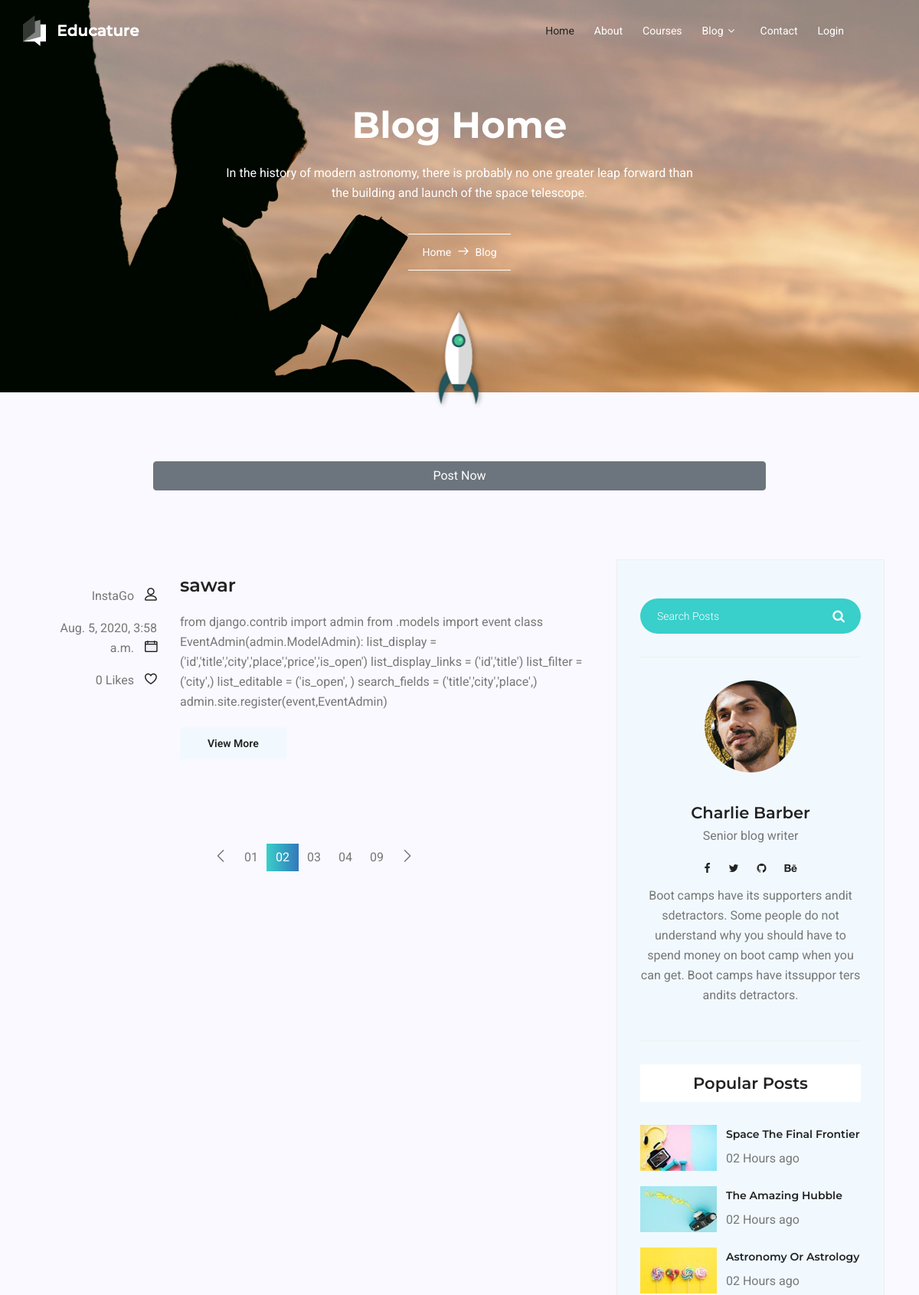
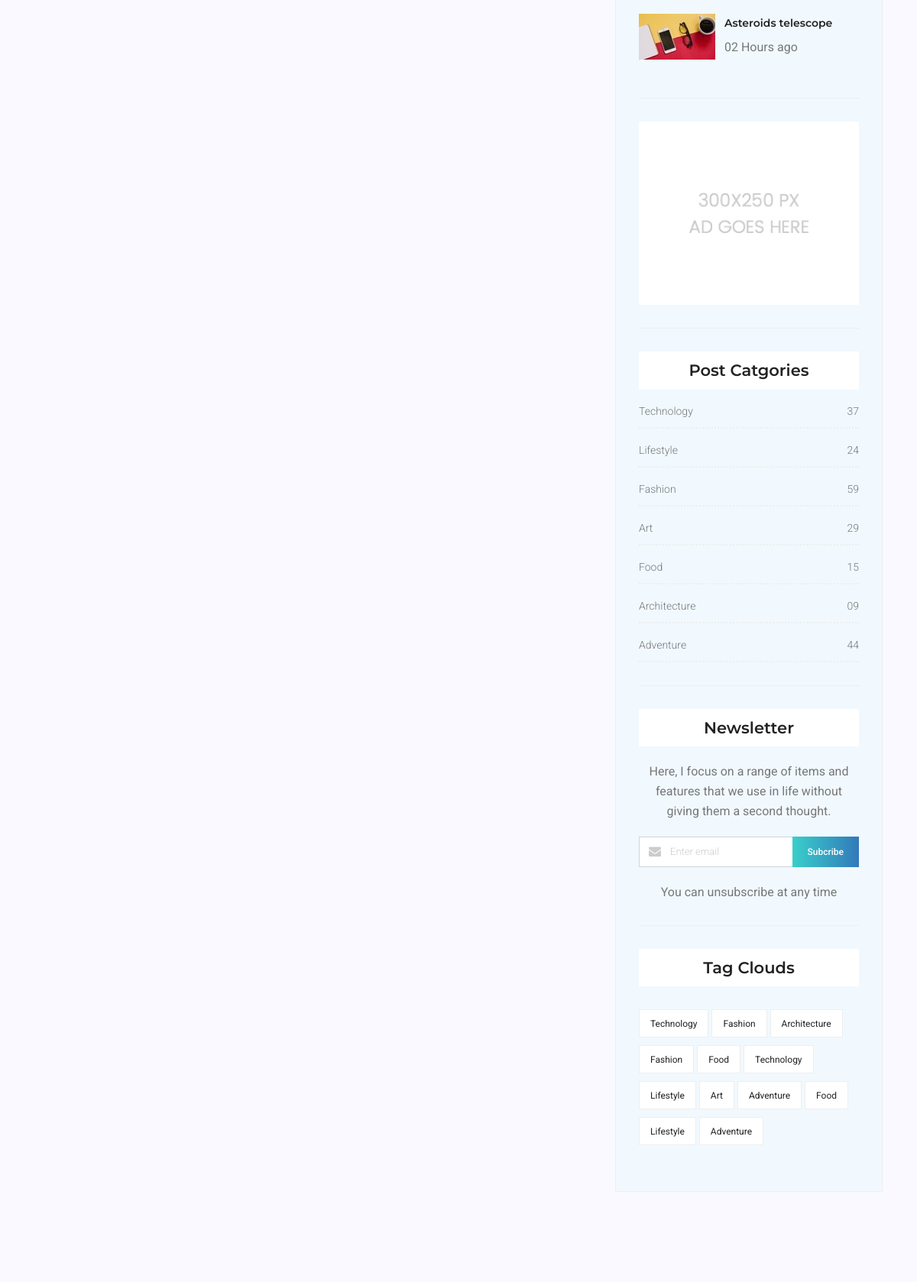
Screenshot of /blog/ (upper part) with the database file from the repository (2 pictures, top to bottom).
### blog/models.py (models this page shows, shortened)
class posts(models.Model):
    title = models.CharField(max_length=1000)
    body =  models.TextField(blank=True)
    image = models.ImageField(upload_to="photos/%Y/%m/%d/")
    user_id = models.IntegerField()
    user_name = models.CharField(max_length=100)
    likes = models.IntegerField()
    date = models.DateTimeField(default=datetime.now,blank=True)

### blog/views.py (the view)
# urls.py: path('',views.blogs,name='blogs'),
def blogs(request):
    items = posts.objects.all()
    items.order_by('likes')
    context = {
        'items':items
    }
    return render(request,'blog-home.html',context)

### templates/blog-home.html
{% extends 'base.html' %}
{% load static %}
{% block content %}
	<section class="banner-area relative">
		<div class="container">
			<div class="row d-flex align-items-center justify-content-center">
				<div class="about-content col-lg-12">
					<h1 class="text-white">
						Blog Home
					</h1>
					<p>In the history of modern astronomy, there is probably no one greater leap forward than the building and launch of
						the space telescope.</p>
					<div class="link-nav">
						<span class="box">
							<a href="index.html">Home </a>
							<i class="lnr lnr-arrow-right"></i>
							<a href="blog-home.html">Blog</a>
						</span>
					</div>
				</div>
			</div>
		</div>
		<div class="rocket-img">
			<img src="img/rocket.png" alt="">
		</div>
	</section>
	<section class="top-category-widget-area pt-90 pb-90 ">
			<center>
		<a href="{% url 'post' %}"><button  class="btn btn-block btn-secondary" style="width: 50rem;" > Post Now</button></a>
	</center>
	</section>
	<section class="post-content-area">
		<div class="container">
			<div class="row">
				<div class="col-lg-8 posts-list">
					{% for item in items %}
					<div class="single-post row">
						<div class="col-lg-3  col-md-3 meta-details">
							<div class="user-details row">
								<p class="user-name col-lg-12 col-md-12 col-6"><a href="#">{{item.user_name}}</a> <span class="lnr lnr-user"></span></p>
								<p class="date col-lg-12 col-md-12 col-6"><a href="#">{{item.date}}</a> <span class="lnr lnr-calendar-full"></span></p>
								<p class="view col-lg-12 col-md-12 col-6"><a href="#">{{item.likes}} Likes</a> <span class="lnr lnr-heart"></span></p>
							</div>
						</div>
						<div class="col-lg-9 col-md-9 ">
							<div class="feature-img">
							<a class="posts-title" href="{% url 'posted' item.pk %}"><h3>{{item.title}}</h3></a>
							<p class="excert">
								{{item.body}}
							</p>
							<a href="{% url 'posted' item.pk %}" class="primary-btn">View More</a>
						</div>
					</div>
					</div>
					{% endfor %}
					<nav class="blog-pagination justify-content-center d-flex">
						<ul class="pagination">
							<li class="page-item">
								<a href="#" class="page-link" aria-label="Previous">
									<span aria-hidden="true">
										<span class="lnr lnr-chevron-left"></span>
									</span>
								</a>
							</li>
							<li class="page-item"><a href="#" class="page-link">01</a></li>
							<li class="page-item active"><a href="#" class="page-link">02</a></li>
							<li class="page-item"><a href="#" class="page-link">03</a></li>
							<li class="page-item"><a href="#" class="page-link">04</a></li>
							<li class="page-item"><a href="#" class="page-link">09</a></li>
							<li class="page-item">
								<a href="#" class="page-link" aria-label="Next">
									<span aria-hidden="true">
										<span class="lnr lnr-chevron-right"></span>
									</span>
								</a>
							</li>
						</ul>
					</nav>
				</div>
				<div class="col-lg-4 sidebar-widgets">
					<div class="widget-wrap">
						<div class="single-sidebar-widget search-widget">
							<form class="search-form" action="#">
								<input placeholder="Search Posts" name="search" type="text" onfocus="this.placeholder = ''" onblur="this.placeholder = 'Search Posts'">
								<button type="submit"><i class="fa fa-search"></i></button>
							</form>
						</div>
						<div class="single-sidebar-widget user-info-widget">
							<img src="img/blog/user-info.png" alt="">
							<a href="#"><h4>Charlie Barber</h4></a>
							<p>
								Senior blog writer
							</p>
							<ul class="social-links">
								<li><a href="#"><i class="fa fa-facebook"></i></a></li>
								<li><a href="#"><i class="fa fa-twitter"></i></a></li>
								<li><a href="#"><i class="fa fa-github"></i></a></li>
								<li><a href="#"><i class="fa fa-behance"></i></a></li>
							</ul>
							<p>
								Boot camps have its supporters andit sdetractors. Some people do not understand why you should have to spend money on boot
								camp when you can get. Boot camps have itssuppor ters andits detractors.
							</p>
						</div>
						<div class="single-sidebar-widget popular-post-widget">
							<h4 class="popular-title">Popular Posts</h4>
							<div class="popular-post-list">
								<div class="single-post-list d-flex flex-row align-items-center">
									<div class="thumb">
										<img class="img-fluid" src="img/blog/pp1.jpg" alt="">
									</div>
									<div class="details">
										<a href="blog-single.html"><h6>Space The Final Frontier</h6></a>
										<p>02 Hours ago</p>
									</div>
								</div>
								<div class="single-post-list d-flex flex-row align-items-center">
									<div class="thumb">
										<img class="img-fluid" src="img/blog/pp2.jpg" alt="">
									</div>
									<div class="details">
										<a href="blog-single.html"><h6>The Amazing Hubble</h6></a>
										<p>02 Hours ago</p>
									</div>
								</div>
								<div class="single-post-list d-flex flex-row align-items-center">
									<div class="thumb">
										<img class="img-fluid" src="img/blog/pp3.jpg" alt="">
									</div>
									<div class="details">
										<a href="blog-single.html"><h6>Astronomy Or Astrology</h6></a>
										<p>02 Hours ago</p>
									</div>
								</div>
								<div class="single-post-list d-flex flex-row align-items-center">
									<div class="thumb">
										<img class="img-fluid" src="img/blog/pp4.jpg" alt="">
									</div>
									<div class="details">
										<a href="blog-single.html"><h6>Asteroids telescope</h6></a>
										<p>02 Hours ago</p>
									</div>
								</div>
							</div>
						</div>
						<div class="single-sidebar-widget ads-widget">
							<a href="#"><img class="img-fluid" src="img/blog/ads-banner.jpg" alt=""></a>
						</div>
						<div class="single-sidebar-widget post-category-widget">
							<h4 class="category-title">Post Catgories</h4>
							<ul class="cat-list">
								<li>
									<a href="#" class="d-flex justify-content-between">
										<p>Technology</p>
										<p>37</p>
									</a>
								</li>
								<li>
									<a href="#" class="d-flex justify-content-between">
										<p>Lifestyle</p>
										<p>24</p>
									</a>
								</li>
								<li>
									<a href="#" class="d-flex justify-content-between">
										<p>Fashion</p>
										<p>59</p>
									</a>
								</li>
								<li>
									<a href="#" class="d-flex justify-content-between">
										<p>Art</p>
										<p>29</p>
									</a>
								</li>
								<li>
									<a href="#" class="d-flex justify-content-between">
										<p>Food</p>
										<p>15</p>
									</a>
								</li>
								<li>
									<a href="#" class="d-flex justify-content-between">
										<p>Architecture</p>
										<p>09</p>
									</a>
								</li>
								<li>
									<a href="#" class="d-flex justify-content-between">
										<p>Adventure</p>
										<p>44</p>
									</a>
								</li>
							</ul>
						</div>
						<div class="single-sidebar-widget newsletter-widget">
							<h4 class="newsletter-title">Newsletter</h4>
							<p>
								Here, I focus on a range of items and features that we use in life without giving them a second thought.
							</p>
							<div class="form-group d-flex flex-row">
								<div class="col-autos">
									<div class="input-group">
										<div class="input-group-prepend">
											<div class="input-group-text"><i class="fa fa-envelope" aria-hidden="true"></i>
											</div>
										</div>
										<input type="text" class="form-control" id="inlineFormInputGroup" placeholder="Enter email" onfocus="this.placeholder = ''"
										 onblur="this.placeholder = 'Enter email'">
									</div>
								</div>
								<a href="#" class="bbtns">Subcribe</a>
							</div>
							<p class="text-bottom">
								You can unsubscribe at any time
							</p>
						</div>
						<div class="single-sidebar-widget tag-cloud-widget">
							<h4 class="tagcloud-title">Tag Clouds</h4>
							<ul>
								<li><a href="#">Technology</a></li>
								<li><a href="#">Fashion</a></li>
								<li><a href="#">Architecture</a></li>
								<li><a href="#">Fashion</a></li>
								<li><a href="#">Food</a></li>
								<li><a href="#">Technology</a></li>
								<li><a href="#">Lifestyle</a></li>
								<li><a href="#">Art</a></li>
								<li><a href="#">Adventure</a></li>
								<li><a href="#">Food</a></li>
								<li><a href="#">Lifestyle</a></li>
								<li><a href="#">Adventure</a></li>
							</ul>
						</div>
					</div>
				</div>
			</div>
		</div>
	</section>
{% endblock %}

### rows the page displays
posts: user_name "InstaGo", date "Aug. 5, 2020, 3:58 a.m.", likes "0", title "sawar", body "from django.contrib import admin from .models import event class EventAdmin(admin.ModelAdmin): list_display = ('id','title','city','place','price','is_open') list_display_links = ('id','title') list_filter = ('city',) list_editable = ('is_open', ) search_fields = ('title','city','place',) admin.site.register(event,EventAdmin)"
